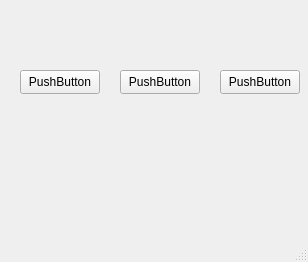
<?xml version="1.0" encoding="UTF-8"?>
<ui version="4.0">
 <class>MainWindow</class>
 <widget class="QMainWindow" name="MainWindow">
  <property name="geometry">
   <rect>
    <x>0</x>
    <y>0</y>
    <width>308</width>
    <height>262</height>
   </rect>
  </property>
  <property name="windowTitle">
   <string>MainWindow</string>
  </property>
  <widget class="QWidget" name="centralwidget">
   <widget class="QPushButton" name="pushButton">
    <property name="geometry">
     <rect>
      <x>20</x>
      <y>70</y>
      <width>80</width>
      <height>24</height>
     </rect>
    </property>
    <property name="text">
     <string>PushButton</string>
    </property>
   </widget>
   <widget class="QPushButton" name="pushButton_2">
    <property name="geometry">
     <rect>
      <x>120</x>
      <y>70</y>
      <width>80</width>
      <height>24</height>
     </rect>
    </property>
    <property name="text">
     <string>PushButton</string>
    </property>
   </widget>
   <widget class="QPushButton" name="pushButton_3">
    <property name="geometry">
     <rect>
      <x>220</x>
      <y>70</y>
      <width>80</width>
      <height>24</height>
     </rect>
    </property>
    <property name="text">
     <string>PushButton</string>
    </property>
   </widget>
  </widget>
  <widget class="QMenuBar" name="menubar">
   <property name="geometry">
    <rect>
     <x>0</x>
     <y>0</y>
     <width>308</width>
     <height>21</height>
    </rect>
   </property>
  </widget>
  <widget class="QStatusBar" name="statusbar"/>
 </widget>
 <resources/>
 <connections/>
</ui>
